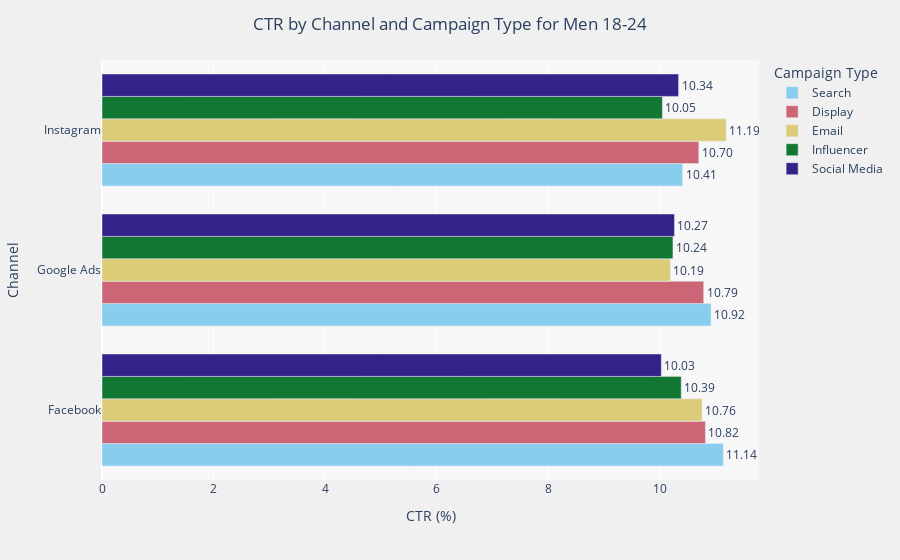

Notebook cell for this chart:
### Code cell
import plotly.express as px


ctr_df_sorted = ctr_by_campaign.sort_values(by=['Channel_Used', 'CTR'], ascending=[True, False])
colors = px.colors.qualitative.Safe  

# Create a bar plot using Plotly Express for simplicity and better control
fig = px.bar(
    ctr_df_sorted, 
    x='CTR', 
    y='Channel_Used', 
    color='Campaign_Type', 
    orientation='h', 
    barmode='group',
    
    text=ctr_df_sorted['CTR'].round(2),  # Display CTR with 2 decimal points
    color_discrete_sequence=colors  # Use the professional color scheme
)

# Customize the layout for a professional look
fig.update_layout(
    title='CTR by Channel and Campaign Type for Men 18-24',
    xaxis_title='CTR (%)',
    yaxis_title='Channel',
    plot_bgcolor='rgba(255, 255, 255, 0.5)',  # Off-white background for plot
    paper_bgcolor='rgba(240, 240, 240, 1)',
    legend_title="Campaign Type",
    title_x=0.5,  # Center the title
    bargap=0.2,  # Gap between bar groups
    barmode='group',
    
)

# Format the text on bars (CTR values) to be 2 decimal places
fig.update_traces(texttemplate='%{text:.2f}', textposition='outside')

# Show the figure
fig.show()

### Figure 1 — Plotly figure (JSON) as saved in the notebook; plotly's stock layout.template omitted (floating-point values rounded to 4 significant figures)
{"data": [{"alignmentgroup": "True", "hovertemplate": "Campaign_Type=Search<br>CTR=%{x}<br>Channel_Used=%{y}<br>text=%{text}<extra></extra>", "legendgroup": "Search", "marker": {"color": "rgb(136, 204, 238)", "pattern": {"shape": ""}}, "name": "Search", "offsetgroup": "Search", "orientation": "h", "showlegend": true, "text": [11.14, 10.92, 10.41], "textposition": "outside", "texttemplate": "%{text:.2f}", "type": "bar", "x": [11.14, 10.92, 10.41], "xaxis": "x", "y": ["Facebook", "Google Ads", "Instagram"], "yaxis": "y"}, {"alignmentgroup": "True", "hovertemplate": "Campaign_Type=Display<br>CTR=%{x}<br>Channel_Used=%{y}<br>text=%{text}<extra></extra>", "legendgroup": "Display", "marker": {"color": "rgb(204, 102, 119)", "pattern": {"shape": ""}}, "name": "Display", "offsetgroup": "Display", "orientation": "h", "showlegend": true, "text": [10.82, 10.79, 10.7], "textposition": "outside", "texttemplate": "%{text:.2f}", "type": "bar", "x": [10.82, 10.79, 10.7], "xaxis": "x", "y": ["Facebook", "Google Ads", "Instagram"], "yaxis": "y"}, {"alignmentgroup": "True", "hovertemplate": "Campaign_Type=Email<br>CTR=%{x}<br>Channel_Used=%{y}<br>text=%{text}<extra></extra>", "legendgroup": "Email", "marker": {"color": "rgb(221, 204, 119)", "pattern": {"shape": ""}}, "name": "Email", "offsetgroup": "Email", "orientation": "h", "showlegend": true, "text": [10.76, 10.19, 11.19], "textposition": "outside", "texttemplate": "%{text:.2f}", "type": "bar", "x": [10.76, 10.19, 11.19], "xaxis": "x", "y": ["Facebook", "Google Ads", "Instagram"], "yaxis": "y"}, {"alignmentgroup": "True", "hovertemplate": "Campaign_Type=Influencer<br>CTR=%{x}<br>Channel_Used=%{y}<br>text=%{text}<extra></extra>", "legendgroup": "Influencer", "marker": {"color": "rgb(17, 119, 51)", "pattern": {"shape": ""}}, "name": "Influencer", "offsetgroup": "Influencer", "orientation": "h", "showlegend": true, "text": [10.39, 10.24, 10.05], "textposition": "outside", "texttemplate": "%{text:.2f}", "type": "bar", "x": [10.39, 10.24, 10.05], "xaxis": "x", "y": ["Facebook", "Google Ads", "Instagram"], "yaxis": "y"}, {"alignmentgroup": "True", "hovertemplate": "Campaign_Type=Social Media<br>CTR=%{x}<br>Channel_Used=%{y}<br>text=%{text}<extra></extra>", "legendgroup": "Social Media", "marker": {"color": "rgb(51, 34, 136)", "pattern": {"shape": ""}}, "name": "Social Media", "offsetgroup": "Social Media", "orientation": "h", "showlegend": true, "text": [10.03, 10.27, 10.34], "textposition": "outside", "texttemplate": "%{text:.2f}", "type": "bar", "x": [10.03, 10.27, 10.34], "xaxis": "x", "y": ["Facebook", "Google Ads", "Instagram"], "yaxis": "y"}], "layout": {"bargap": 0.2, "barmode": "group", "legend": {"title": {"text": "Campaign Type"}, "tracegroupgap": 0}, "margin": {"t": 60}, "paper_bgcolor": "rgba(240, 240, 240, 1)", "plot_bgcolor": "rgba(255, 255, 255, 0.5)", "title": {"text": "CTR by Channel and Campaign Type for Men 18-24", "x": 0.5}, "xaxis": {"anchor": "y", "domain": [0, 1], "title": {"text": "CTR (%)"}}, "yaxis": {"anchor": "x", "domain": [0, 1], "title": {"text": "Channel"}}}}
